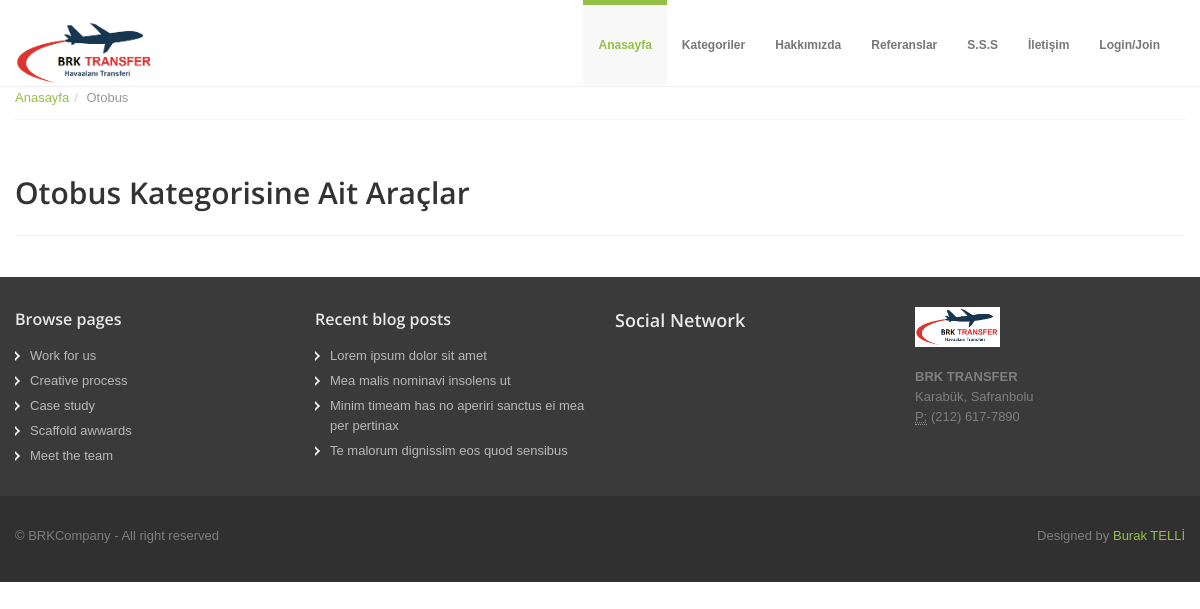
The page /category/10/Otobus/ on the database as committed earlier.
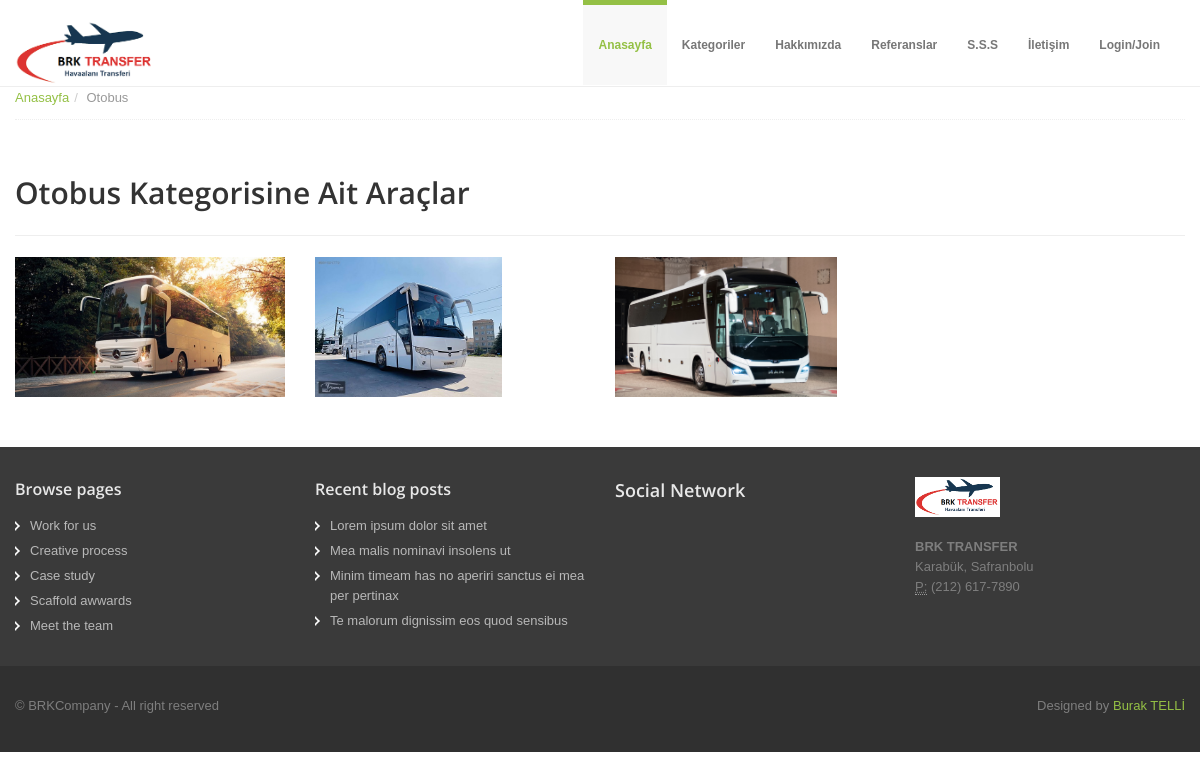
The same page on the database as committed later.
### car/models.py (models this page shows, shortened)
class Car(models.Model):
    STATUS = (
        ('True', 'Evet'),
        ('False', 'Hayır'),
    )
    category = models.ForeignKey(Category, on_delete=models.CASCADE)
    title = models.CharField(blank=True, max_length=150)
    keywords = models.CharField(blank=True, max_length=255)
    description = models.CharField(blank=True, max_length=255)
    marka = models.CharField(blank=True, max_length=255)
    model = models.CharField(blank=True, max_length=255)
    kisi_sayisi = models.IntegerField()
    image = models.ImageField(blank=True, upload_to='images/')
    price = models.FloatField()
    detail = RichTextUploadingField()
    slug = models.SlugField(null=False, unique=True)
    status = models.CharField(max_length=10, choices=STATUS)
    create_at = models.DateTimeField(auto_now_add=True)
    update_at = models.DateTimeField(auto_now = True)
    def image_tag(self):
        return mark_safe('<img src="{}" height="50"/>'.format(self.image.url))
    image_tag.short_description = 'Image'

### home/views.py (the view)
# urls.py: path('category/<int:id>/<slug:slug>/', views.category_cars, name='category_cars'),
def category_cars(request, id, slug):
    setting = Setting.objects.get(pk=1)
    category = Category.objects.all()
    categorydata = Category.objects.get(pk=id)
    cars = Car.objects.filter(category_id=id)
    if request.user.is_authenticated:
        current_user = request.user
        profile = UserProfile.objects.get(user_id=current_user.id)
        context = {'cars': cars,
               'category': category,
               'categorydata': categorydata,
               'setting': setting,
               'profile': profile,
               }
    else:
        context = {'cars': cars,
                   'category': category,
                   'categorydata': categorydata,
                   'setting': setting,
                   }
    return render(request, 'cars.html', context)

### home/templates/cars.html (shortened to what this page needs)
{% extends "homebase.html" %}
{% block body %}
<section id="breadcrumb">
    <div class="container">
        <div class="row">
            <div class="span12">
                <ul class="breadcrumb notop">
                    <li><a href="/">Anasayfa</a><span class="divider">/</span></li>
                    <li class="active">{{ categorydata.title }}</li>
                </ul>
            </div>
        </div>
    </div>
</section>
<section id="maincontent">
    <div class="container">
        <h1>{{ categorydata.title}} Kategorisine Ait Araçlar</h1>
        <hr>
        <div class="row">
            <ul class="portfolio-area da-thumbs">
                {% for rs in cars %}
                <li class="portfolio-item2" data-id="id-0" data-type="web">
                    <div class="span3">
                        <div class="thumbnail">
                            <div class="image-wrapp">
                                <img src="{{ rs.image.url }}" alt="Portfolio name" title="" style="height: 140px"/>
                            </div>
                        </div>
                    </div>
                </li>
                {% endfor %}
            </ul>
        </div>
    </div>
</section>
{% endblock %}

Rows that differ between the two databases and show on the page:
added Car: image (picture)
added Car: image (picture)
added Car: image (picture)
